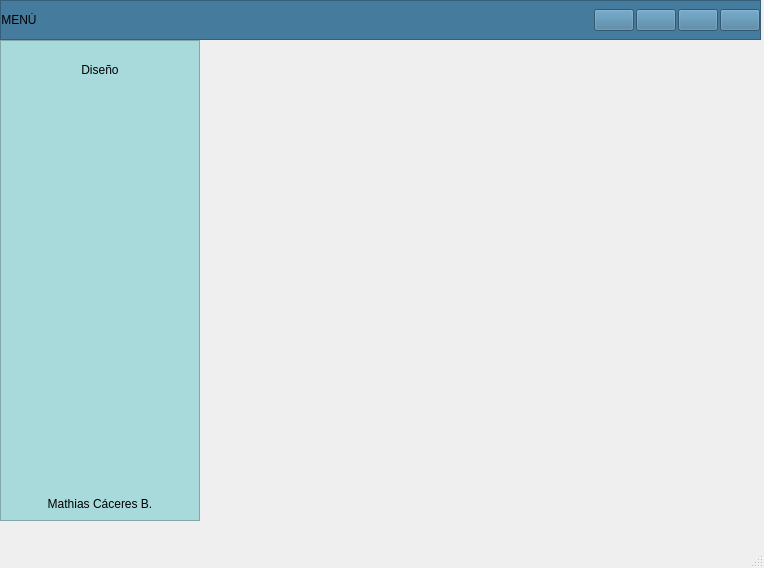
<?xml version="1.0" encoding="UTF-8"?>
<ui version="4.0">
 <class>MainWindow</class>
 <widget class="QMainWindow" name="MainWindow">
  <property name="geometry">
   <rect>
    <x>0</x>
    <y>0</y>
    <width>764</width>
    <height>568</height>
   </rect>
  </property>
  <property name="windowTitle">
   <string>MainWindow</string>
  </property>
  <widget class="QWidget" name="centralwidget">
   <widget class="QFrame" name="Frame_Superior">
    <property name="geometry">
     <rect>
      <x>0</x>
      <y>0</y>
      <width>761</width>
      <height>40</height>
     </rect>
    </property>
    <property name="minimumSize">
     <size>
      <width>0</width>
      <height>40</height>
     </size>
    </property>
    <property name="maximumSize">
     <size>
      <width>16777215</width>
      <height>40</height>
     </size>
    </property>
    <property name="styleSheet">
     <string notr="true">background-color: rgb(69, 123, 157);</string>
    </property>
    <property name="frameShape">
     <enum>QFrame::StyledPanel</enum>
    </property>
    <property name="frameShadow">
     <enum>QFrame::Raised</enum>
    </property>
    <layout class="QHBoxLayout" name="horizontalLayout_2">
     <property name="spacing">
      <number>2</number>
     </property>
     <property name="leftMargin">
      <number>0</number>
     </property>
     <property name="topMargin">
      <number>0</number>
     </property>
     <property name="rightMargin">
      <number>0</number>
     </property>
     <property name="bottomMargin">
      <number>0</number>
     </property>
     <item>
      <widget class="QPushButton" name="btn_menu">
       <property name="minimumSize">
        <size>
         <width>0</width>
         <height>0</height>
        </size>
       </property>
       <property name="maximumSize">
        <size>
         <width>16777215</width>
         <height>16777215</height>
        </size>
       </property>
       <property name="layoutDirection">
        <enum>Qt::LeftToRight</enum>
       </property>
       <property name="styleSheet">
        <string notr="true">QPushButton{
background-color:#457b9d;
font:87 12pt&quot;Arial Black&quot;;
border-radius:0px;
}

QPushButton:hover{
background-color: #a8dadc;
font:87 12pt&quot;Arial Back&quot;;
border-radius:0px;
}</string>
       </property>
       <property name="text">
        <string>MENÚ</string>
       </property>
       <property name="icon">
        <iconset>
         <normaloff>../../../Imagenes/bars-solid.svg</normaloff>../../../Imagenes/bars-solid.svg</iconset>
       </property>
      </widget>
     </item>
     <item>
      <spacer name="horizontalSpacer">
       <property name="orientation">
        <enum>Qt::Horizontal</enum>
       </property>
       <property name="sizeHint" stdset="0">
        <size>
         <width>523</width>
         <height>20</height>
        </size>
       </property>
      </spacer>
     </item>
     <item>
      <widget class="QPushButton" name="btn_minimizar">
       <property name="styleSheet">
        <string notr="true">QPushButtom{
border:0px;
}
QPushButton:hover{
border:5px solid #a8dadc;
background-color:#a8dadc;
}
</string>
       </property>
       <property name="text">
        <string/>
       </property>
       <property name="icon">
        <iconset>
         <normaloff>../../../Imagenes/window-minimize-solid.svg</normaloff>../../../Imagenes/window-minimize-solid.svg</iconset>
       </property>
      </widget>
     </item>
     <item>
      <widget class="QPushButton" name="btn_restaurar">
       <property name="styleSheet">
        <string notr="true">QPushButtom{
border:0px;
}
QPushButton:hover{
border:5px solid #a8dadc;
background-color:#a8dadc;
}</string>
       </property>
       <property name="text">
        <string/>
       </property>
       <property name="icon">
        <iconset>
         <normaloff>../../../Imagenes/window-restore-regular.svg</normaloff>../../../Imagenes/window-restore-regular.svg</iconset>
       </property>
      </widget>
     </item>
     <item>
      <widget class="QPushButton" name="btn_maximizar">
       <property name="styleSheet">
        <string notr="true">QPushButtom{
border:0px;
}
QPushButton:hover{
border:5px solid #a8dadc;
background-color:#a8dadc;
}</string>
       </property>
       <property name="text">
        <string/>
       </property>
       <property name="icon">
        <iconset>
         <normaloff>../../../Imagenes/window-maximize-solid.svg</normaloff>../../../Imagenes/window-maximize-solid.svg</iconset>
       </property>
      </widget>
     </item>
     <item>
      <widget class="QPushButton" name="btn_cerrar">
       <property name="maximumSize">
        <size>
         <width>16777215</width>
         <height>16777215</height>
        </size>
       </property>
       <property name="styleSheet">
        <string notr="true">QPushButtom{
border:0px;
}
QPushButton:hover{
border:5px solid #a8dadc;
background-color:#a8dadc;
}</string>
       </property>
       <property name="text">
        <string/>
       </property>
       <property name="icon">
        <iconset>
         <normaloff>../../../Imagenes/times-circle-solid.svg</normaloff>../../../Imagenes/times-circle-solid.svg</iconset>
       </property>
      </widget>
     </item>
    </layout>
   </widget>
   <widget class="QFrame" name="Frame_Inferior_Izq">
    <property name="geometry">
     <rect>
      <x>0</x>
      <y>40</y>
      <width>200</width>
      <height>481</height>
     </rect>
    </property>
    <property name="minimumSize">
     <size>
      <width>200</width>
      <height>0</height>
     </size>
    </property>
    <property name="maximumSize">
     <size>
      <width>200</width>
      <height>16777215</height>
     </size>
    </property>
    <property name="styleSheet">
     <string notr="true">QFrame{
background-color:#a8dadc;}

QPushButton{
background-color:#a8dadc;
border-top-left-radius: 20px;
border-bottom-left-radius: 20px;
font: 75 12pt &quot;Arial Narrow&quot;;
}
QPushButton:hover{
background-color:#a8dadc;
border-top-left-radius:20px;
border-bottom-left-radius:20px;
font: 75 12pt&quot;Arial Narrow&quot;;
}</string>
    </property>
    <property name="frameShape">
     <enum>QFrame::StyledPanel</enum>
    </property>
    <property name="frameShadow">
     <enum>QFrame::Raised</enum>
    </property>
    <layout class="QVBoxLayout" name="verticalLayout_3">
     <item>
      <widget class="QPushButton" name="pushButton_6">
       <property name="minimumSize">
        <size>
         <width>0</width>
         <height>40</height>
        </size>
       </property>
       <property name="maximumSize">
        <size>
         <width>16777215</width>
         <height>40</height>
        </size>
       </property>
       <property name="styleSheet">
        <string notr="true">QFrame{
background-color:#a8dadc;}

QPushButton{
background-color:#a8dadc;
border-top-left-radius: 20px;
border-bottom-left-radius: 20px;
font: 75 12pt &quot;Arial Narrow&quot;;
}
QPushButton:hover{
background-color:#f1faee;
border-top-left-radius:20px;
border-bottom-left-radius:20px;
font: 75 12pt&quot;Arial Narrow&quot;;
}
</string>
       </property>
       <property name="text">
        <string>Diseño</string>
       </property>
       <property name="icon">
        <iconset>
         <normaloff>../../../Imagenes/pencil-ruler-solid.svg</normaloff>../../../Imagenes/pencil-ruler-solid.svg</iconset>
       </property>
      </widget>
     </item>
     <item>
      <spacer name="verticalSpacer">
       <property name="orientation">
        <enum>Qt::Vertical</enum>
       </property>
       <property name="sizeHint" stdset="0">
        <size>
         <width>20</width>
         <height>194</height>
        </size>
       </property>
      </spacer>
     </item>
     <item>
      <widget class="QLabel" name="label">
       <property name="text">
        <string>Mathias Cáceres B.</string>
       </property>
       <property name="alignment">
        <set>Qt::AlignCenter</set>
       </property>
      </widget>
     </item>
    </layout>
   </widget>
   <widget class="QStackedWidget" name="stackedWidget">
    <property name="geometry">
     <rect>
      <x>200</x>
      <y>40</y>
      <width>561</width>
      <height>471</height>
     </rect>
    </property>
    <property name="currentIndex">
     <number>0</number>
    </property>
    <widget class="QWidget" name="Pag_1"/>
    <widget class="QWidget" name="Pag_2"/>
    <widget class="QWidget" name="Pag_3"/>
    <widget class="QWidget" name="Pag_4"/>
    <widget class="QWidget" name="Pag_5"/>
   </widget>
  </widget>
  <widget class="QMenuBar" name="menubar">
   <property name="geometry">
    <rect>
     <x>0</x>
     <y>0</y>
     <width>764</width>
     <height>26</height>
    </rect>
   </property>
  </widget>
  <widget class="QStatusBar" name="statusbar"/>
 </widget>
 <resources/>
 <connections/>
</ui>
